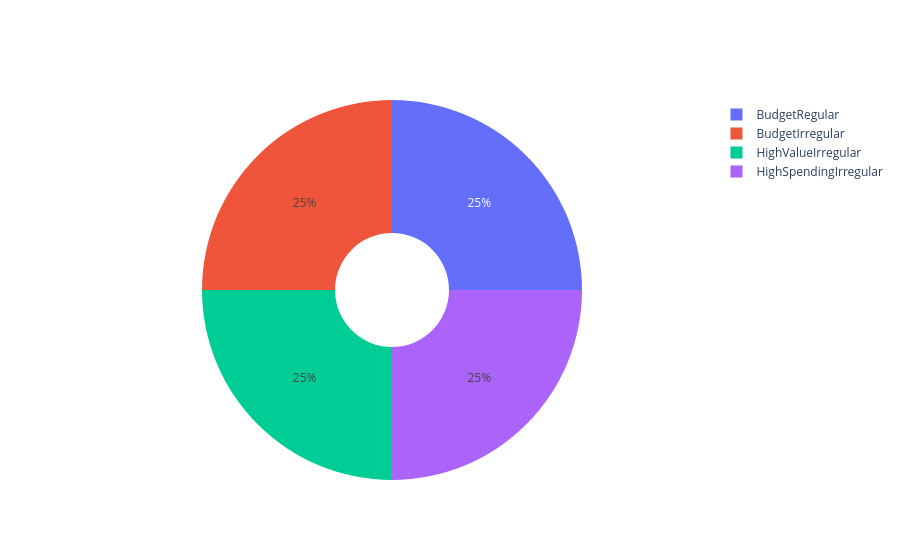

This figure's notebook cell:
### Markdown cell above
### 1.Segment Size Distribution

### Code cell
segment_sizes = customer_segments['SegmentLabel'].value_counts()

figure = go.Figure(
  go.Pie(
    labels=segment_sizes.index,
    values=segment_sizes.values,
    textinfo='percent',
    hole=0.3
  )
)

figure.show()

### Figure 1 — Plotly figure (JSON) as saved in the notebook; plotly's stock layout.template omitted (floating-point values rounded to 4 significant figures)
{"data": [{"hole": 0.3, "labels": ["BudgetRegular", "BudgetIrregular", "HighValueIrregular", "HighSpendingIrregular"], "textinfo": "percent", "type": "pie", "values": [1, 1, 1, 1]}], "layout": {}}
